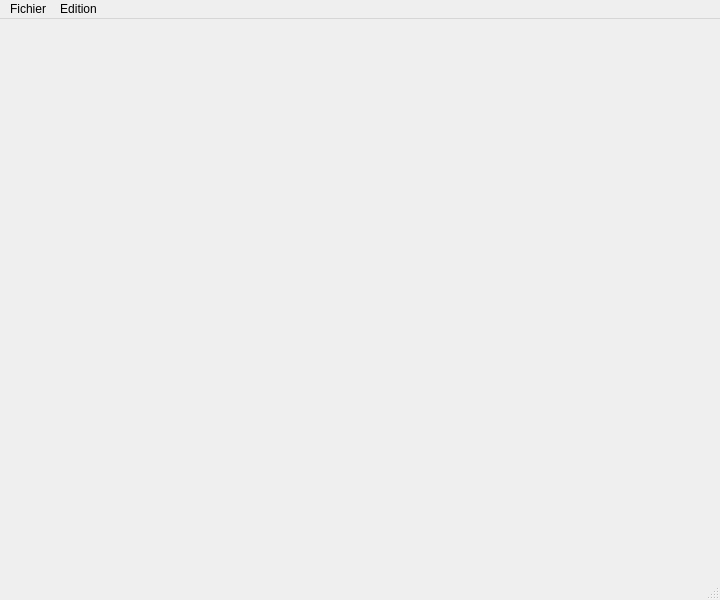
<?xml version="1.0" encoding="UTF-8"?>
<ui version="4.0">
 <class>MainWindow</class>
 <widget class="QMainWindow" name="MainWindow">
  <property name="geometry">
   <rect>
    <x>0</x>
    <y>0</y>
    <width>720</width>
    <height>600</height>
   </rect>
  </property>
  <property name="windowTitle">
   <string notr="true">Kiulvira</string>
  </property>
  <widget class="QWidget" name="centralWidget"/>
  <widget class="QMenuBar" name="menuBar">
   <property name="geometry">
    <rect>
     <x>0</x>
     <y>0</y>
     <width>720</width>
     <height>24</height>
    </rect>
   </property>
   <widget class="QMenu" name="menuFichier">
    <property name="title">
     <string>Fichier</string>
    </property>
    <addaction name="actionNouveauTag"/>
    <addaction name="actionNouveauGroupe"/>
    <addaction name="separator"/>
    <addaction name="actionFermer"/>
   </widget>
   <widget class="QMenu" name="menuEdition">
    <property name="title">
     <string>Edition</string>
    </property>
    <addaction name="actionAssocierFichier"/>
    <addaction name="actionAssocierGroupe"/>
    <addaction name="separator"/>
    <addaction name="actionDesassocierFichier"/>
    <addaction name="actionDesassocierGroupe"/>
    <addaction name="separator"/>
    <addaction name="actionRechercher"/>
    <addaction name="separator"/>
   </widget>
   <addaction name="menuFichier"/>
   <addaction name="menuEdition"/>
  </widget>
  <widget class="QStatusBar" name="statusBar"/>
  <action name="actionNouveauTag">
   <property name="text">
    <string>Nouvelle étiquette</string>
   </property>
  </action>
  <action name="actionNouveauGroupe">
   <property name="text">
    <string>Nouveau groupe</string>
   </property>
  </action>
  <action name="actionFermer">
   <property name="text">
    <string>Fermer</string>
   </property>
  </action>
  <action name="actionAssocierFichier">
   <property name="text">
    <string>Associer au fichier ...</string>
   </property>
  </action>
  <action name="actionAssocierGroupe">
   <property name="text">
    <string>Associer au groupe ...</string>
   </property>
  </action>
  <action name="actionDesassocierFichier">
   <property name="text">
    <string>Désassocier du fichier</string>
   </property>
  </action>
  <action name="actionDesassocierGroupe">
   <property name="text">
    <string>Désassocier du groupe</string>
   </property>
  </action>
  <action name="actionRechercher">
   <property name="text">
    <string>Rechercher</string>
   </property>
  </action>
 </widget>
 <layoutdefault spacing="6" margin="11"/>
 <resources/>
 <connections/>
</ui>
